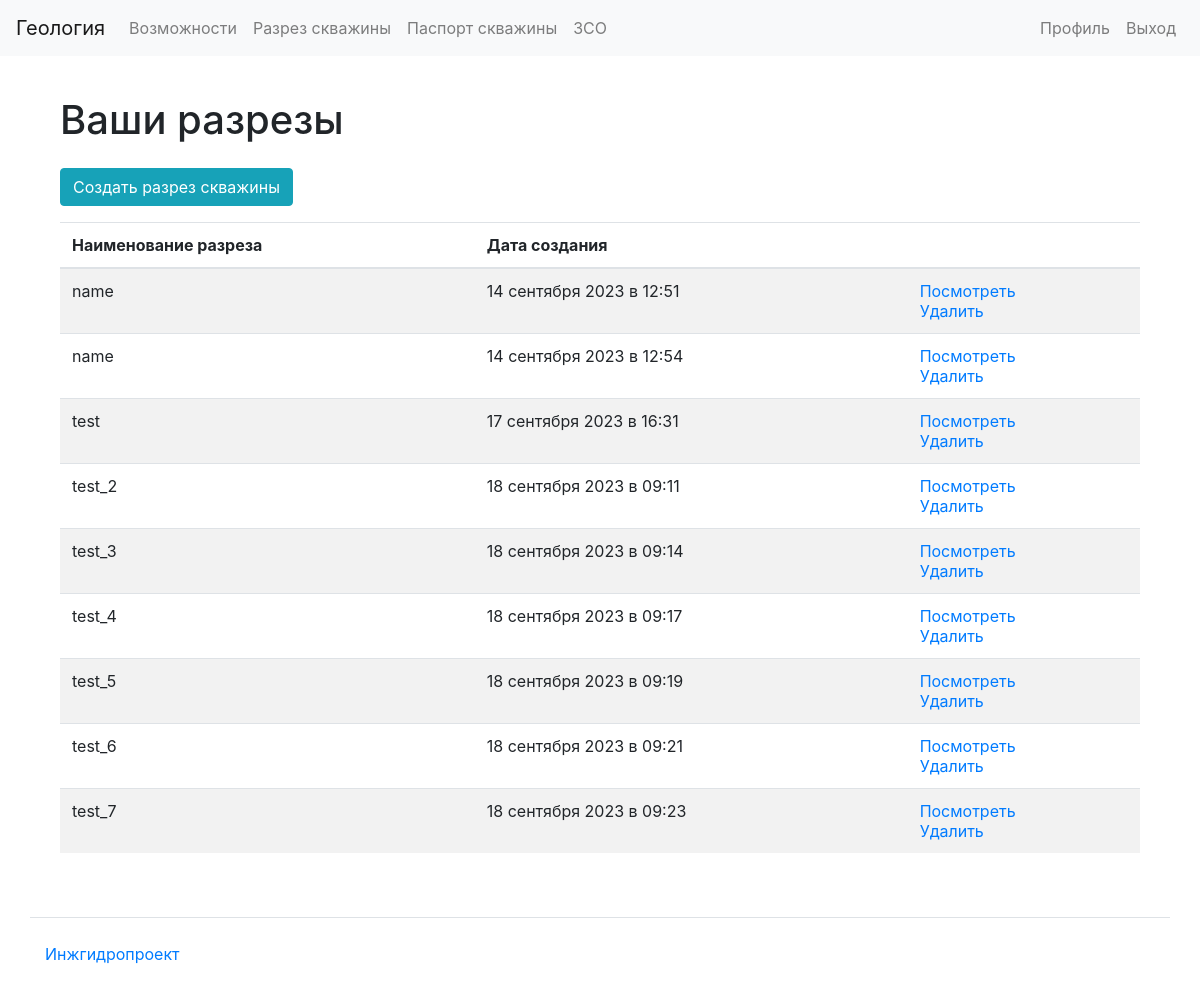
The page /well_section/ (signed in) on the database as committed earlier.
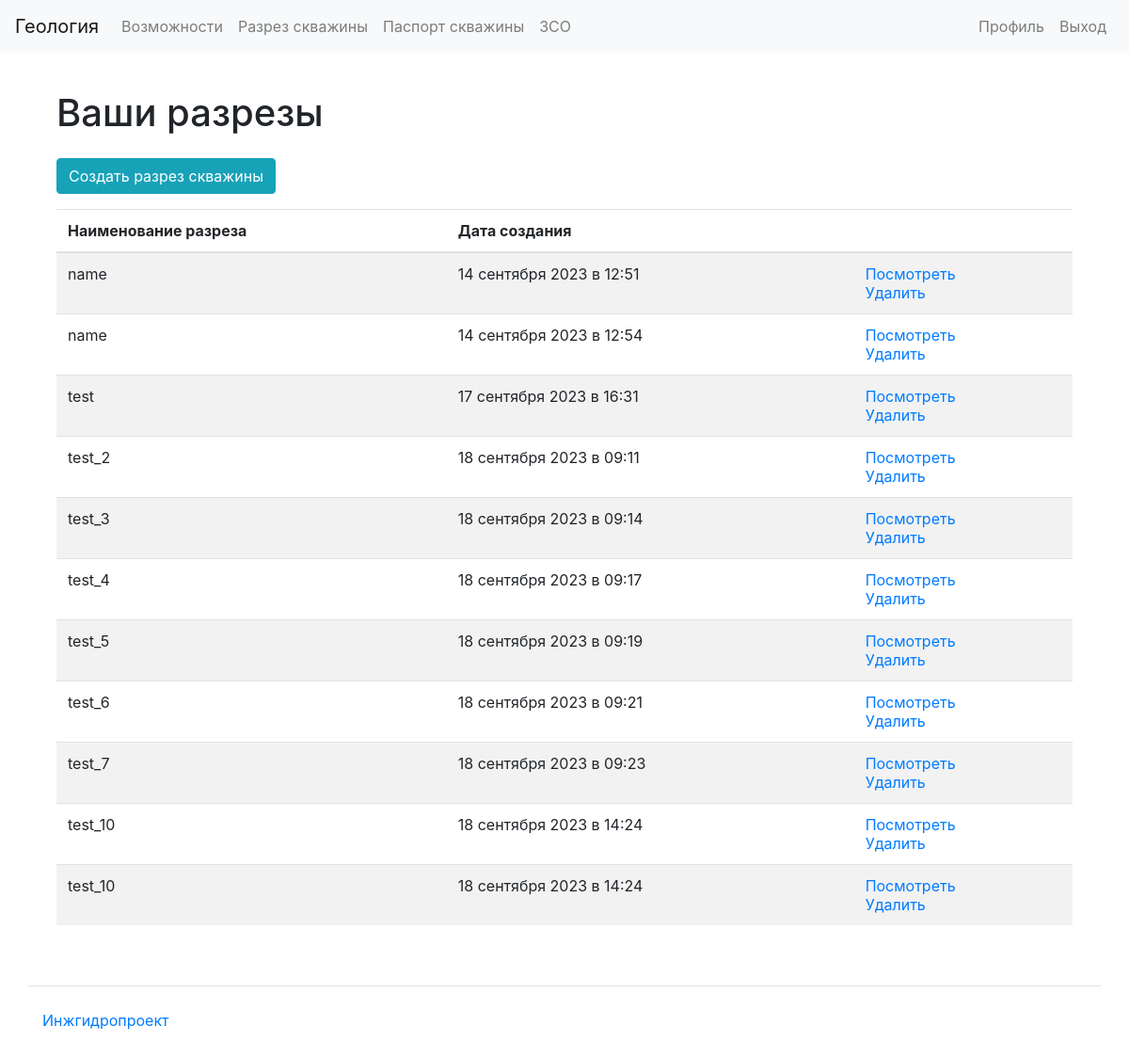
The same page on the database as committed later.
### apps/well_section/models.py (models this page shows)
class WellSection(models.Model):
    user = models.ForeignKey(
        settings.AUTH_USER_MODEL, related_name="well_section", on_delete=models.CASCADE
    )
    name = models.CharField(max_length=30)
    layers = models.TextField()
    well_data = models.TextField()
    created_at = models.DateTimeField(auto_now_add=True)
    def get_deserialized_name(self):
        try:
            return json.loads(self.name)
        except json.JSONDecodeError:
            return self.name

### apps/well_section/views.py (the view)
# urls.py: path("", views.WellSectionListView.as_view(), name="well_section_list"),
@method_decorator(login_required, name="dispatch")
class WellSectionListView(ListView):
    model = WellSection
    paginate_by = 10
    template_name = ("well_section/list.html",)
    def get(self, request, *args, **kwargs):
        user_well_sections = request.user.well_section.all()
        well_sections = [
            {
                "name": section.get_deserialized_name(),
                "created_at": section.created_at,
                "id": section.id,
            }
            for section in user_well_sections
        ]
        return render(
            request,
            template_name=self.template_name,
            context={"well_sections": well_sections, "title": "Well sections"},
        )

### templates/well_section/list.html
{% extends 'base.html' %}
{% load bootstrap4 %}
{% load i18n %}
{% block content %}
<div class="container wrapper flex-grow-1">
    <h1 class="my-4">
      {% translate "Ваши разрезы"%}
    </h1>
      <div class="form-group">
        <a href="{% url 'well_section_create' %}" class="btn btn-info" role="button">{% translate "Создать разрез скважины"%}</a>
</div>
<table class="table table-striped">
<thead>
  <tr>
    <th>{% translate "Наименование разреза"%}</th>
    <th>{% translate "Дата создания"%}</th>
    <th></th>
  </tr>
</thead>
<tbody>
  {% if well_sections %}
    {% for elem in well_sections %}
      <tr>
        <td>{{ elem.name }}</td>
        <td>{{ elem.created_at|date:"d E Y в H:i" }}</td>
        <td>
          <a href="{% url 'well_section_result' elem.id %}">{% translate "Посмотреть"%}</a>
          <br>
          <a href="{% url 'well_section_delete' elem.id %}">{% translate "Удалить"%}</a>
        </td>
      </tr>
    {% endfor %}
{% endif %}
</tbody>
</table>
</div>
{% endblock %}

### templates/base.html (shortened to what this page needs)
{% load bootstrap4 %}
{% load i18n %}
<html lang="ru-ru">
  <head>
    <link href="https://cdn.jsdelivr.net/npm/bootstrap@4.6.0/dist/css/bootstrap.min.css" rel="stylesheet">
  </head>
  <body class="d-flex flex-column min-vh-100">
    <nav class="navbar navbar-expand-lg navbar-light bg-light mb-3">
      <a class="navbar-brand" href="/">{% trans 'Геология' %}</a>
      <div class="collapse navbar-collapse" id="navbarToggleExternalContent">
        <ul class="navbar-nav mr-auto">
          <li class="nav-item">
            <a class="nav-link" href="#">{% trans 'Возможности' %}</a>
          </li>
          {% if request.user.is_authenticated %}
            <li class="nav-item">
              <a href="{% url 'well_section_list' %}" class="nav-link">{% translate 'Разрез скважины'%}</a>
            </li>
            <li class="nav-item">
              <a class="nav-link" href="{% url 'well_passport_list' %}">{% trans 'Паспорт скважины' %}</a>
            </li>
            <li class="nav-item">
              <a class="nav-link" href="{% url 'zso_list' %}">{% trans 'ЗСО' %}</a>
            </li>
          {% endif %}
        </ul>
        <ul class="navbar-nav">
          {% if request.user.is_authenticated %}
          <li class="nav-item">
            <a class="nav-link" href="{% url 'user_update' user.id %}">{% trans 'Профиль' %}</a>
          </li>
          <li class="nav-item">
            <a class="nav-link" href="{% url 'user_logout' %}">{% trans 'Выход' %}</a>
          </li>
          {% endif %}
        </ul>
      </div>
    </nav>
    <div class="container wrapper flex-grow-1">
      {% block content %}
      {% endblock%}
    </div>
    <footer>
      <div class="container my-5 pt-4 border-top">
        <a target="_blank" href="https://enhyp.ru">Инжгидропроект</a>
      </div>
    </footer>
</body></html>

Rows that differ between the two databases and show on the page:
added WellSection: created_at "18 сентября 2023 в 14:24"
added WellSection: created_at "18 сентября 2023 в 14:24"
Other text that changed with them:
new list line: "test_10 Посмотреть Удалить"
